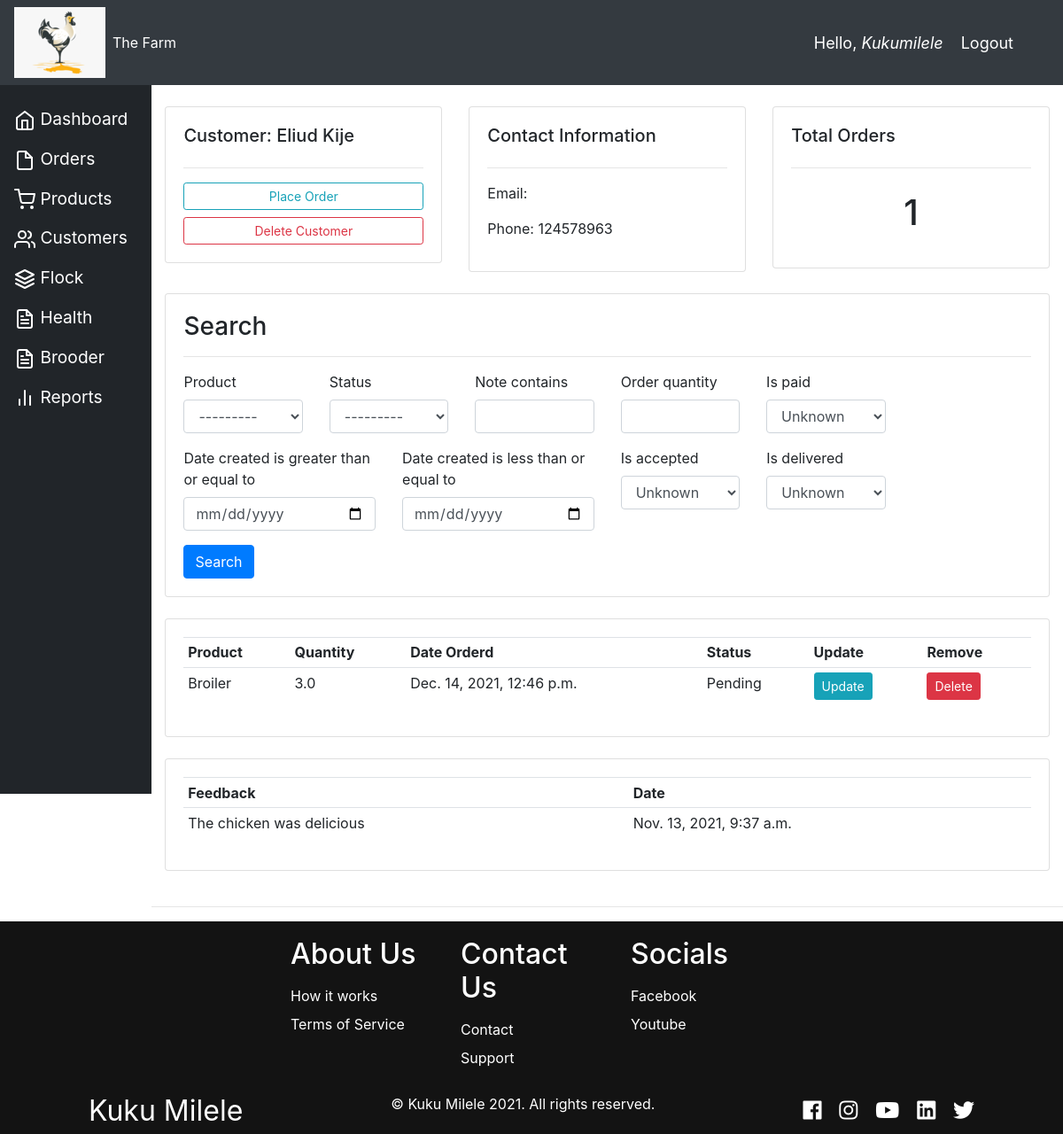
The app's page /customer/1/ (signed in) with its own data.
### accounts/models.py (models this page shows, shortened)
class Customer(models.Model):
    user = models.OneToOneField(
        User, null=True, blank=True, on_delete=models.CASCADE)
    name = models.CharField(max_length=100, null=True)
    phone = models.CharField(max_length=15, null=True)
    profile_pic = models.ImageField(
        default="profile1.png", null=True, blank=True)
    date_created = models.DateTimeField(auto_now_add=True, null=True)
    is_staff = models.BooleanField(default=False, null=True)

class Order(models.Model):
    STATUS = (
        ("Pending", "Pending"),
        ("Out for delivery", "Out for delivery"),
        ("Delivered", "Delivered"),
    )
    customer = models.ForeignKey(Customer, null=True, on_delete=models.CASCADE)
    product = models.ForeignKey(Product, null=True, on_delete=models.SET_NULL)
    date_created = models.DateTimeField(auto_now_add=True, null=True)
    status = models.CharField(
        max_length=100, null=True, choices=STATUS, default="Pending")
    note = models.CharField(max_length=200, null=True, blank=True)
    order_quantity = models.FloatField(
        null=True, validators=[MinValueValidator(1.0)])
    is_paid = models.BooleanField(default=False, null=True)
    is_accepted = models.BooleanField(default=False, null=True)
    is_delivered = models.BooleanField(default=False, null=True)
    delivery_date = models.DateTimeField(null=True, blank=True)

class Product(models.Model):
    CATEGORY = (
        ("Broiler", "Broiler"),
        ("Layers", "Layers"),
        ("Feeds", "Feeds"),
        ("Other", "Other"),
    )
    name = models.CharField(max_length=100, null=True)
    price = models.FloatField(null=True, validators=[MinValueValidator(1.0)])
    category = models.CharField(max_length=200, null=True, choices=CATEGORY)
    description = models.CharField(max_length=200, null=True, blank=True)
    date_added = models.DateTimeField(auto_now_add=True, null=True)
    tags = models.ManyToManyField(Tag)
    def __str__(self):
        return self.name

class Feedback(models.Model):
    customer = models.ForeignKey(
        Customer, null=True, on_delete=models.SET_NULL)
    feedback_info = models.TextField()
    feedback_date = models.DateTimeField(auto_now_add=True, null=True)

### accounts/decorators.py (the view)
        def wrapper_func(request, *args, **kwargs):
            group = None
            if request.user.groups.exists():
                group = request.user.groups.all()[0].name
            if group in allowed_roles:
                return view_func(request, *args, **kwargs)
            else:
                return HttpResponse('You are not authorized to view this page as per the decorator')

### accounts/views.py (called while the page is built)
@login_required(login_url="login")
@allowed_users(allowed_roles=["admin"])
def customer(request, pk_test):
    customer = Customer.objects.get(id=pk_test)
    feedbacks = Feedback.objects.all()
    customer_feedback = feedbacks.filter(customer=customer)
    orders = customer.order_set.all()
    order_count = orders.count()
    myFilter = OrderFilter(request.GET, queryset=orders)
    orders = myFilter.qs
    context = {
        "customer": customer,
        "orders": orders,
        "order_count": order_count,
        "myFilter": myFilter,
        "feedbacks": feedbacks,
        "customer_feedback": customer_feedback,
    }
    return render(request, "accounts/customer.html", context)

### accounts/templates/accounts/customer.html
{% extends 'accounts/main.html' %} {% block content %}
<br />
{% load crispy_forms_tags %}
<div class="row">
  <div class="col-md">
    <div class="card card-body">
      <h5>Customer: {{customer.name}}</h5>
      <hr />
      <a
        class="btn btn-outline-info btn-sm btn-block"
        href="{% url 'create_order' customer.id %}"
        >Place Order</a
      >
      <a
        class="btn btn-outline-danger btn-sm btn-block"
        href="{% url 'delete_customer' customer.id %}"
        >Delete Customer</a
      >
    </div>
  </div>
  <div class="col-md">
    <div class="card card-body">
      <h5>Contact Information</h5>
      <hr />
      <p>Email: {{customer.email}}</p>
      <p>Phone: {{customer.phone}}</p>
    </div>
  </div>
  <div class="col-md">
    <div class="card card-body">
      <h5>Total Orders</h5>
      <hr />
      <h1 style="text-align: center; padding: 10px">{{order_count}}</h1>
    </div>
  </div>
</div>
<br />
<div class="row">
  <div class="col">
    <div class="card card-body">
      <form method="get">
        <h3>Search</h3>
        <hr />
        <div class="row">
          <div class="col-md-2">{{myFilter.form.product|as_crispy_field}}</div>
          <div class="col-md-2">{{myFilter.form.status|as_crispy_field}}</div>
          <div class="col-md-2">{{myFilter.form.note|as_crispy_field}}</div>
          <div class="col-md-2">
            {{myFilter.form.order_quantity|as_crispy_field}}
          </div>
          <div class="col-md-2">{{myFilter.form.is_paid|as_crispy_field}}</div>
        </div>
        <div class="row">
          <div class="col-md-3">
            {{myFilter.form.start_date|as_crispy_field}}
          </div>
          <div class="col-md-3">{{myFilter.form.end_date|as_crispy_field}}</div>
          <div class="col-md-2">
            {{myFilter.form.is_accepted|as_crispy_field}}
          </div>
          <div class="col-md-2">
            {{myFilter.form.is_delivered|as_crispy_field}}
          </div>
        </div>
        <button class="btn btn-primary" type="submit">Search</button>
      </form>
    </div>
  </div>
</div>
<br />
<div class="row">
  <div class="col-md">
    <div class="card card-body">
      <table class="table table-sm">
        <tr>
          <th>Product</th>
          <th>Quantity</th>
          <th>Date Orderd</th>
          <th>Status</th>
          <th>Update</th>
          <th>Remove</th>
        </tr>
        {% for order in orders %}
        <tr>
          <td>{{order.product}}</td>
          <td>{{order.order_quantity}}</td>
          <td>{{order.date_created}}</td>
          <td>{{order.status}}</td>
          <td>
            <a
              class="btn btn-sm btn-info"
              href="{% url 'update_order' order.id %}"
              >Update</a
            >
          </td>
          <td>
            <a
              class="btn btn-sm btn-danger"
              href="{% url 'delete_order' order.id %}"
              >Delete</a
            >
          </td>
        </tr>
        {% endfor %}
      </table>
    </div>
  </div>
</div>
<br />
<div class="row">
  <div class="col-md">
    <div class="card card-body">
      <table class="table table-sm">
        <tr>
          <th>Feedback</th>
          <th>Date</th>
        </tr>
        {% for feedback in customer_feedback %}
        <tr>
          <td>{{feedback.feedback_info}}</td>
          <td>{{feedback.feedback_date}}</td>
        </tr>
        {% endfor %}
      </table>
    </div>
  </div>
</div>
{% endblock content %}

### accounts/templates/accounts/navbar.html (shortened to what this page needs)
{% load static %}
<nav class="navbar navbar-expand-lg navbar-dark bg-dark">
  <a href="{% url 'home' %}"
    ><img src="{% static 'images/logo.png' %}" alt=""
  /></a>
  <div class="collapse navbar-collapse" id="navbarNav">
    <ul class="navbar-nav">
      <li class="nav-item active">
        <a class="nav-link" href="{% url 'home' %}">The Farm</a>
      </li>
    </ul>
  </div>
  <span class="hello-msg">Hello,<i class="username"> {{request.user}}</i></span>
  <span class="hello-msg"
    ><a class="hello-msg" href="{% url 'logout' %}">Logout</a></span
  >
</nav>

### static/css/main.css (style rules this page uses)
*, html { scroll-behavior: smooth; }
body { background-color: #ebeff5; }

### accounts/templates/accounts/navbar.html (style rules this page uses)
.hello-msg { font-size: 18px; color: #fff; margin-right: 20px; }

### records on screen
Customer: name "Eliud Kije", phone "124578963"
Order: product "Broiler", order_quantity "3.0", date_created "Dec. 14, 2021, 12:46 p.m.", status "Pending"
Feedback: feedback_info "The chicken was delicious", feedback_date "Nov. 13, 2021, 9:37 a.m."

### other values on screen
{{ request.user }} "Kukumilele"
{{ order_count }} "1"
